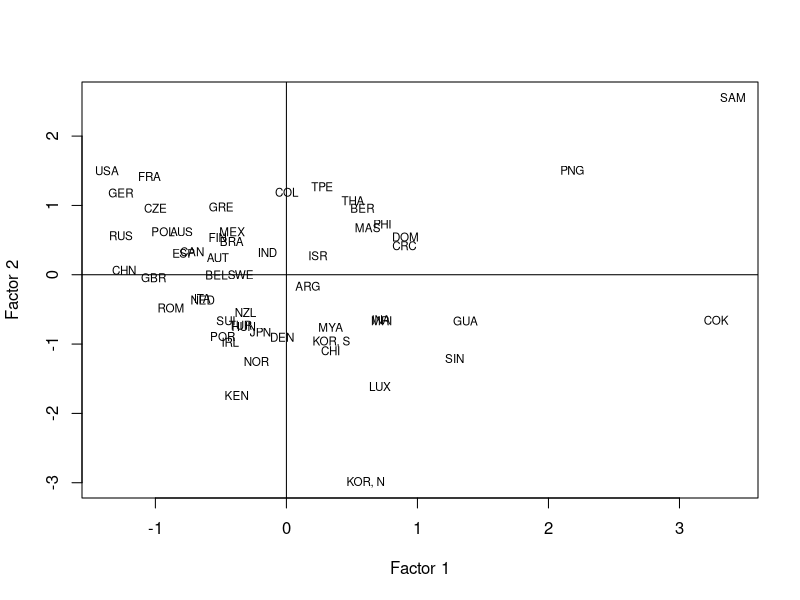

R code for this plot:
## ---- chunk 1
knitr::opts_chunk$set(echo = TRUE)
## ---- chunk 2
## read the table 
trackwomen <- read.table("TrackWomen.dat", header = TRUE,sep = "\t")
head(trackwomen)
## ---- chunk 3
## create the correlation matrix
library(psych)
(trackwomen.fa = principal(trackwomen[2:ncol(trackwomen)], 
                           nfactors = 2, 
                           rotate = 'none',
                           scores = TRUE,
                           covar = FALSE))
## ---- chunk 4
plot(trackwomen.fa$scores, xlab = "Factor 1", ylab = 'Factor 2',type = 'n')
text(trackwomen.fa$scores,labels = trackwomen$Country,cex=.7)
abline(h = 0, v = 0)

## ---- chunk 5
(trackwomen.fa.var = principal(trackwomen[2:ncol(trackwomen)], nfactors = 2, rotate = 'varimax',scores = TRUE,covar = FALSE))
## ---- chunk 6
trackwomen.fa.mle = factanal(covmat = cor(trackwomen[2:ncol(trackwomen)]), 
                             factors = 3, 
                             rotation = "none")
trackwomen.fa.mle$loadings
## ---- chunk 7
trackwomen.fa.mle = factanal(covmat = cor(trackwomen[2:ncol(trackwomen)]),
                             factors = 3,
                             rotation = "varimax")
trackwomen.fa.mle$loadings
## ---- chunk 8
trackwomen.fa.mle = factanal(covmat = cor(trackwomen[2:ncol(trackwomen)]),
                             factors = 3, 
                             rotation = "none")
trackwomen.fa.mle

## ---- chunk 9
trackwomen$X100m <- 100/trackwomen$X100m
trackwomen$X200m <- 200/trackwomen$X200m
trackwomen$X400m <- 400/trackwomen$X400m
trackwomen$X800m <- 800/(trackwomen$X800m*60)
trackwomen$X1500m <- 1500/(trackwomen$X1500m*60)
trackwomen$X3000m <- 3000/(trackwomen$X3000m*60)
trackwomen$Marathon <- 42195/(trackwomen$Marathon*60)

## repeat the d
(trackwomen.fa.mle = factanal(covmat = cov(trackwomen[2:ncol(trackwomen)]), 
                             factors = 3, 
                             rotation = "none"))

## repeat the e
(trackwomen.fa.mle = factanal(covmat = cov(trackwomen[2:ncol(trackwomen)]), 
                             factors = 3, 
                             rotation = "varimax"))
